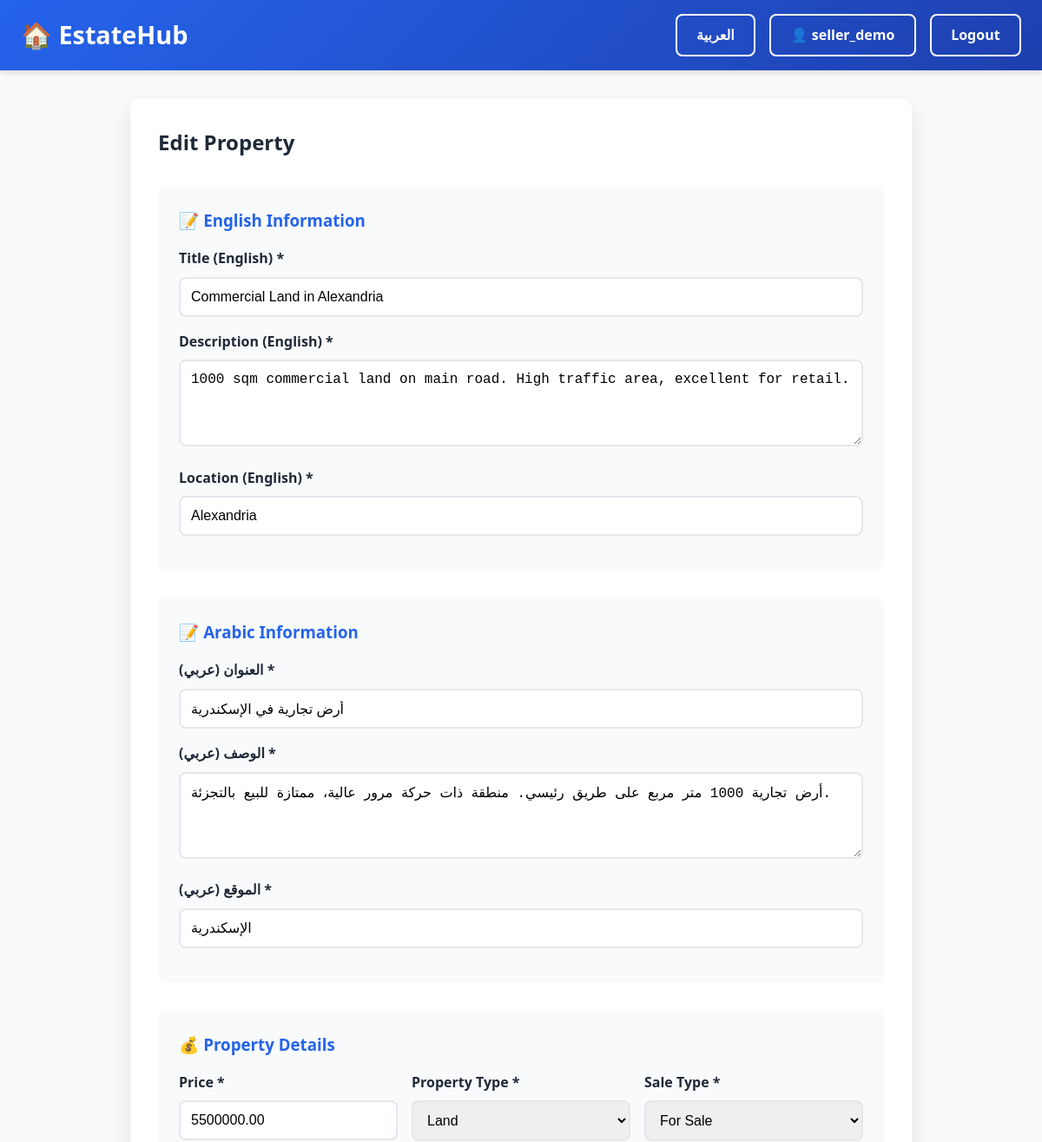
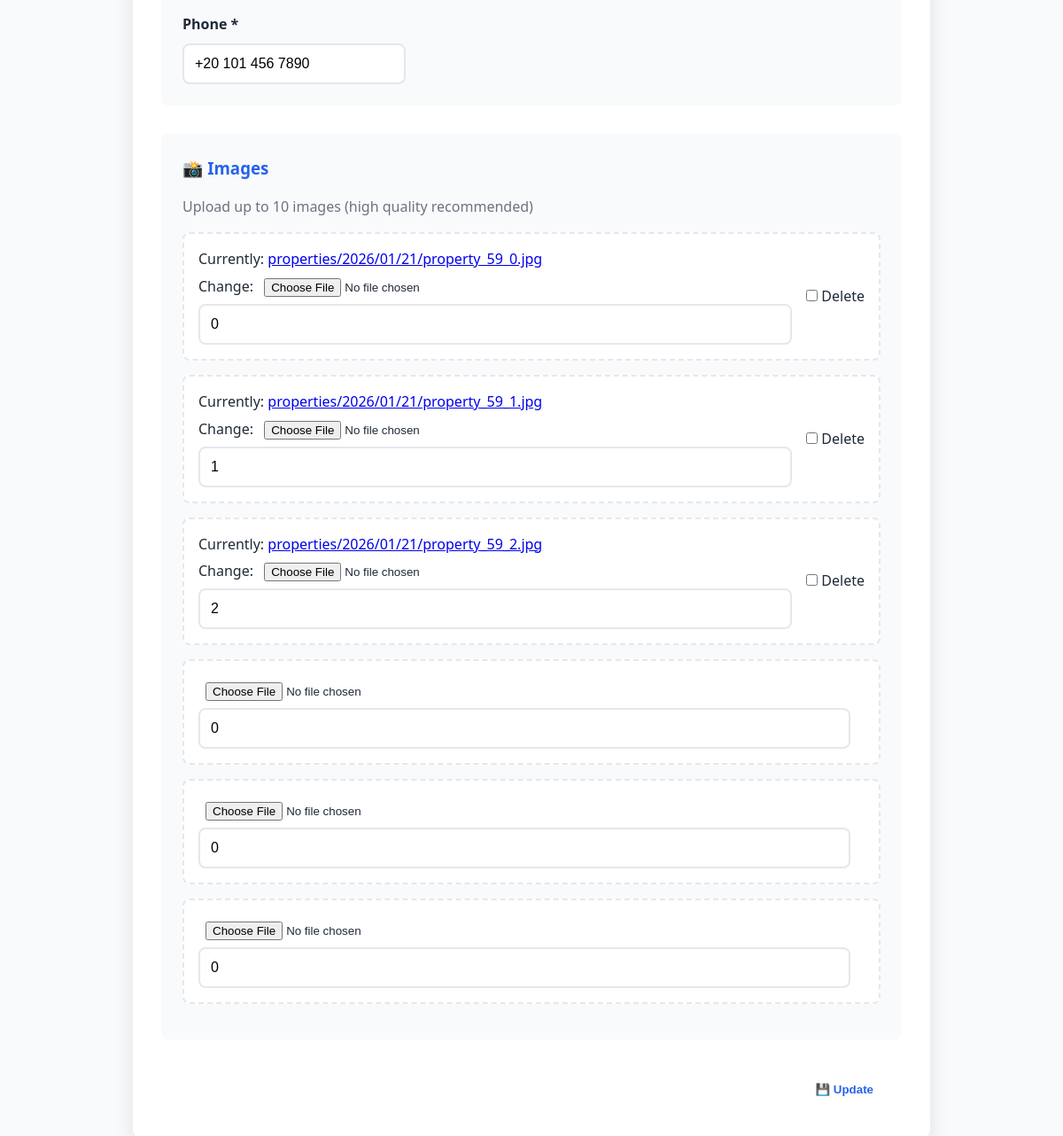
Screenshot of /property/59/edit/ (signed in) with the database file from the repository (2 pictures, top to bottom).
### properties/models.py (models this page shows, shortened)
class Property(models.Model):
    PROPERTY_TYPE_CHOICES = [
        ('Apartment', 'Apartment'),
        ('Villa', 'Villa'),
        ('Land', 'Land'),
        ('Office', 'Office'),
    ]
    SALE_TYPE_CHOICES = [
        ('Sale', 'For Sale'),
        ('Rent', 'For Rent'),
    ]
    owner = models.ForeignKey(User, on_delete=models.CASCADE, related_name='properties')
    title_en = models.CharField(max_length=200, verbose_name='Title (English)')
    title_ar = models.CharField(max_length=200, verbose_name='Title (Arabic)')
    description_en = models.TextField(verbose_name='Description (English)')
    description_ar = models.TextField(verbose_name='Description (Arabic)')
    location_en = models.CharField(max_length=200, verbose_name='Location (English)')
    location_ar = models.CharField(max_length=200, verbose_name='Location (Arabic)')
    price = models.DecimalField(max_digits=12, decimal_places=2, validators=[MinValueValidator(0)])
    property_type = models.CharField(max_length=20, choices=PROPERTY_TYPE_CHOICES)
    sale_type = models.CharField(max_length=10, choices=SALE_TYPE_CHOICES)
    phone = models.CharField(max_length=20)
    views = models.PositiveIntegerField(default=0, help_text='Number of times this property was viewed')
    is_active = models.BooleanField(default=True)
    created_at = models.DateTimeField(auto_now_add=True)
    updated_at = models.DateTimeField(auto_now=True)
    class Meta:
        verbose_name = 'Property'
        verbose_name_plural = 'Properties'
        ordering = ['-created_at']

### properties/views.py (the view)
# urls.py: path('property/<int:pk>/edit/', views.property_update, name='property_update'),
@login_required
def property_update(request, pk):
    property_obj = get_object_or_404(Property, pk=pk, owner=request.user)
    if request.method == 'POST':
        form = PropertyForm(request.POST, instance=property_obj)
        formset = PropertyImageFormSet(request.POST, request.FILES, instance=property_obj)
        if form.is_valid() and formset.is_valid():
            form.save()
            formset.save()
            messages.success(request, 'Property updated successfully!')
            return redirect('property_detail', pk=property_obj.pk)
    else:
        form = PropertyForm(instance=property_obj)
        formset = PropertyImageFormSet(instance=property_obj)
    return render(request, 'properties/form.html', {
        'form': form,
        'formset': formset,
        'title': 'Edit Property',
        'property': property_obj
    })

### properties/forms.py
class PropertyForm(forms.ModelForm):
    class Meta:
        model = Property
        fields = [
            'title_en', 'title_ar',
            'description_en', 'description_ar',
            'location_en', 'location_ar',
            'price', 'property_type', 'sale_type', 'phone'
        ]
        widgets = {
            'description_en': forms.Textarea(attrs={'rows': 4}),
            'description_ar': forms.Textarea(attrs={'rows': 4}),
        }
    def __init__(self, *args, **kwargs):
        super().__init__(*args, **kwargs)
        for field_name, field in self.fields.items():
            field.widget.attrs['class'] = 'form-control'

### properties/templates/properties/form.html (shortened to what this page needs)
{% extends 'base.html' %}
{% load crispy_forms_tags %}
{% block content %}
<div style="max-width: 900px; margin: 2rem auto;">
    <div style="background: white; padding: 2rem; border-radius: 12px; box-shadow: var(--shadow-lg);">
        <h2 style="margin-bottom: 2rem;">
            {% if property %}
            {% if language == 'ar' %}تعديل العقار{% else %}Edit Property{% endif %}
            {% else %}
            {% if language == 'ar' %}إضافة عقار جديد{% else %}Add New Property{% endif %}
            {% endif %}
        </h2>
        <form method="POST" enctype="multipart/form-data">
            <div style="background: var(--bg-light); padding: 1.5rem; border-radius: 8px; margin-bottom: 2rem;">
                <h3 style="margin-bottom: 1rem; color: var(--primary-color);">
                    📝 {% if language == 'ar' %}معلومات باللغة الإنجليزية{% else %}English Information{% endif %}
                </h3>
                <div style="margin-bottom: 1rem;">
                    <label style="display: block; margin-bottom: 0.5rem; font-weight: 600;">Title (English) *</label>
                    {{ form.title_en }}
                </div>
                <div style="margin-bottom: 1rem;">
                    <label style="display: block; margin-bottom: 0.5rem; font-weight: 600;">Description (English)
                        *</label>
                    {{ form.description_en }}
                </div>
                <div style="margin-bottom: 1rem;">
                    <label style="display: block; margin-bottom: 0.5rem; font-weight: 600;">Location (English) *</label>
                    {{ form.location_en }}
                </div>
            </div>
            <div style="background: var(--bg-light); padding: 1.5rem; border-radius: 8px; margin-bottom: 2rem;">
                <h3 style="margin-bottom: 1rem; color: var(--primary-color);">
                    📝 {% if language == 'ar' %}معلومات باللغة العربية{% else %}Arabic Information{% endif %}
                </h3>
                <div style="margin-bottom: 1rem;">
                    <label style="display: block; margin-bottom: 0.5rem; font-weight: 600;">العنوان (عربي) *</label>
                    {{ form.title_ar }}
                </div>
                <div style="margin-bottom: 1rem;">
                    <label style="display: block; margin-bottom: 0.5rem; font-weight: 600;">الوصف (عربي) *</label>
                    {{ form.description_ar }}
                </div>
                <div style="margin-bottom: 1rem;">
                    <label style="display: block; margin-bottom: 0.5rem; font-weight: 600;">الموقع (عربي) *</label>
                    {{ form.location_ar }}
                </div>
            </div>
            <div style="background: var(--bg-light); padding: 1.5rem; border-radius: 8px; margin-bottom: 2rem;">
                <h3 style="margin-bottom: 1rem; color: var(--primary-color);">
                    💰 {% if language == 'ar' %}تفاصيل العقار{% else %}Property Details{% endif %}
                </h3>
                <div style="display: grid; grid-template-columns: repeat(auto-fit, minmax(200px, 1fr)); gap: 1rem;">
                    <div>
                        <label style="display: block; margin-bottom: 0.5rem; font-weight: 600;">
                            {% if language == 'ar' %}السعر{% else %}Price{% endif %} *
                        </label>
                        {{ form.price }}
                    </div>
                    <div>
                        <label style="display: block; margin-bottom: 0.5rem; font-weight: 600;">
                            {% if language == 'ar' %}نوع العقار{% else %}Property Type{% endif %} *
                        </label>
                        {{ form.property_type }}
                    </div>
                    <div>
                        <label style="display: block; margin-bottom: 0.5rem; font-weight: 600;">
                            {% if language == 'ar' %}نوع البيع{% else %}Sale Type{% endif %} *
                        </label>
                        {{ form.sale_type }}
                    </div>
                    <div>
                        <label style="display: block; margin-bottom: 0.5rem; font-weight: 600;">
                            {% if language == 'ar' %}رقم الهاتف{% else %}Phone{% endif %} *
                        </label>
                        {{ form.phone }}
                    </div>
                </div>
            </div>
            <div style="background: var(--bg-light); padding: 1.5rem; border-radius: 8px; margin-bottom: 2rem;">
                <h3 style="margin-bottom: 1rem; color: var(--primary-color);">
                    📸 {% if language == 'ar' %}الصور{% else %}Images{% endif %}
                </h3>
                <p style="color: var(--text-light); margin-bottom: 1rem;">
                    {% if language == 'ar' %}
                    قم برفع حتى 10 صور للعقار (يفضل صور عالية الجودة)
                    {% else %}
                    Upload up to 10 images (high quality recommended)
                    {% endif %}
                </p>
                <div id="image-forms">
                    {% for form in formset %}
                    <div class="image-form"
                        style="margin-bottom: 1rem; padding: 1rem; background: white; border-radius: 8px; border: 2px dashed var(--border-color);">
                        <div style="display: grid; grid-template-columns: 1fr auto; gap: 1rem; align-items: center;">
                            <div>
                                {{ form.image }}
                                {{ form.order }}
                            </div>
                            <div>
                                {% if form.instance.pk %}
                                {{ form.DELETE }}
                                <label>Delete</label>
                                {% endif %}
                            </div>
                        </div>
                    </div>
                    {% endfor %}
                </div>
            </div>
            <div style="display: flex; gap: 1rem; justify-content: flex-end;">
                <a href="{% url 'property_list' %}" class="btn btn-secondary">
                </a>
                <button type="submit" class="btn btn-primary" style="padding: 1rem 2rem;">
                    💾 {% if property %}
                    {% if language == 'ar' %}تحديث{% else %}Update{% endif %}
                    {% else %}
                    {% if language == 'ar' %}إضافة{% else %}Add Property{% endif %}
                    {% endif %}
                </button>
            </div>
        </form>
    </div>
</div>
{% endblock %}

### templates/base.html (shortened to what this page needs)
<!DOCTYPE html>
<html lang="{% if language == 'ar' %}ar{% else %}en{% endif %}"
    dir="{% if language == 'ar' %}rtl{% else %}ltr{% endif %}">
<head>
    {% load static %}
</head>
<body>
    <header>
        <nav>
            <div class="logo">
                🏠 <a href="{% url 'property_list' %}" style="color: white; text-decoration: none;">EstateHub</a>
            </div>
            <div class="nav-actions">
                <a href="{% url 'set_language' %}?lang={% if language == 'ar' %}en{% else %}ar{% endif %}"
                    class="btn btn-secondary">
                    {% if language == 'ar' %}English{% else %}العربية{% endif %}
                </a>
                {% if user.is_authenticated %}
                <a href="{% url 'profile' %}" class="btn btn-secondary">
                    👤 {{ user.username }}
                </a>
                <a href="{% url 'logout' %}" class="btn btn-secondary">Logout</a>
                {% else %}
                <a href="{% url 'login' %}" class="btn btn-secondary">Login</a>
                <a href="{% url 'register' %}" class="btn btn-primary">Register</a>
                {% endif %}
            </div>
        </nav>
    </header>
    <main>
        {% block content %}{% endblock %}
    </main>
</body>
</html>

### templates/base.html (style rules this page uses)
* { margin: 0; padding: 0; box-sizing: border-box; }
:root { --primary-color: #2563eb; --primary-dark: #1e40af; --secondary-color: #10b981; --text-dark: #1f2937; --text-light: #6b7280; --bg-light: #f9fafb; --bg-white: #ffffff; --border-color: #e5e7eb; --shadow-sm: 0 1px 3px rgba(0, 0, 0, 0.1); --shadow-md: 0 4px 6px rgba(0, 0, 0, 0.1); --shadow-lg: 0 10px 25px rgba(0, 0, 0, 0.1); }
body { font-family: 'Segoe UI', Tahoma, Geneva, Verdana, sans-serif; background-color: var(--bg-light); color: var(--text-dark); line-height: 1.6; }
header { background: linear-gradient(135deg, var(--primary-color), var(--primary-dark)); color: white; padding: 1rem 0; box-shadow: var(--shadow-md); }
nav { max-width: 1400px; margin: 0 auto; padding: 0 1.5rem; display: flex; justify-content: space-between; align-items: center; }
.logo { font-size: 1.8rem; font-weight: bold; }
.nav-actions { display: flex; gap: 1rem; }
.btn { padding: 0.6rem 1.4rem; border: none; border-radius: 8px; cursor: pointer; font-weight: 600; text-decoration: none; display: inline-block; }
.btn-primary { background-color: white; color: var(--primary-color); }
.btn-secondary { background-color: transparent; color: white; border: 2px solid white; }
main { max-width: 1400px; margin: 2rem auto; padding: 0 1.5rem; }

### properties/templates/properties/form.html (style rules this page uses)
input[type="text"], input[type="number"], textarea, select { width: 100%; padding: 0.75rem; border: 2px solid var(--border-color); border-radius: 8px; font-size: 1rem; }
textarea { min-height: 100px; resize: vertical; }
input[type="file"] { padding: 0.5rem; }

### rows the page displays
Property: title_en "Commercial Land in Alexandria", description_en "1000 sqm commercial land on main road. High traffic area, excellent for retail.", location_en "Alexandria", title_ar "أرض تجارية في الإسكندرية", description_ar "أرض تجارية 1000 متر مربع على طريق رئيسي. منطقة ذات حركة مرور عالية، ممتازة للبيع بالتجزئة.", location_ar "الإسكندرية", price "5500000.00", property_type "Land", sale_type "For Sale", phone "+20 101 456 7890"

### other values shown
{{ user.username }} "seller_demo"
